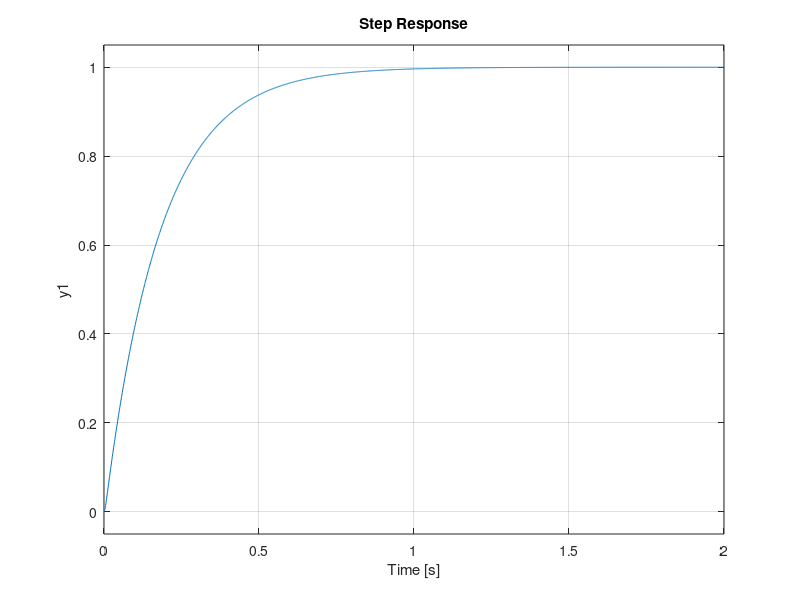

Recreate this plot in MATLAB.
pc_zc = 1.05;
delta_sigma_c = pc_zc-1;
sigma = 0.15 - delta_sigma_c;
tita = -log(sigma)/sqrt(log(sigma)^2+pi^2);
ts = 1.9;
wn = 4/tita/ts;
w = wn*sqrt(1-tita^2);
cv = 5.5; %impus
pc = delta_sigma_c/(2*tita/wn-1/cv);
zc = pc/(1+delta_sigma_c);
t = 0:0.01:50;
Ho = tf(wn^2,[1,2*tita*wn,wn^2])*tf([1,zc],[1,pc])*pc/zc;
y = lsim(Ho,t,t);
cv_real = 1/(t(end)-y(end));
Hf =  tf(2.5,[1,3.2,0]); 
Hr = 1/Hf * Ho/(1-Ho);
zpk(Hr)
Hr_simplificat = tf(7.0389*[0.3125,1],[0.3125/100,1]);
Ho_simplificat = feedback(Hr_simplificat*Hf,1);
%figure, step(Ho);
figure, step(Ho_simplificat);
y_simplificat = lsim(Ho_simplificat,t,t);
cv_real_simplificat = 1/(t(end)-y_simplificat(end))

% Hr_simplificat = tf(7.0389*[0.3125,1],[0.2289,1]); - to keep 
% Hr_simplificat = tf(7.0389*[0.3125,1],[0.3125/100,1]); - daca se introduce
%   un PD real
